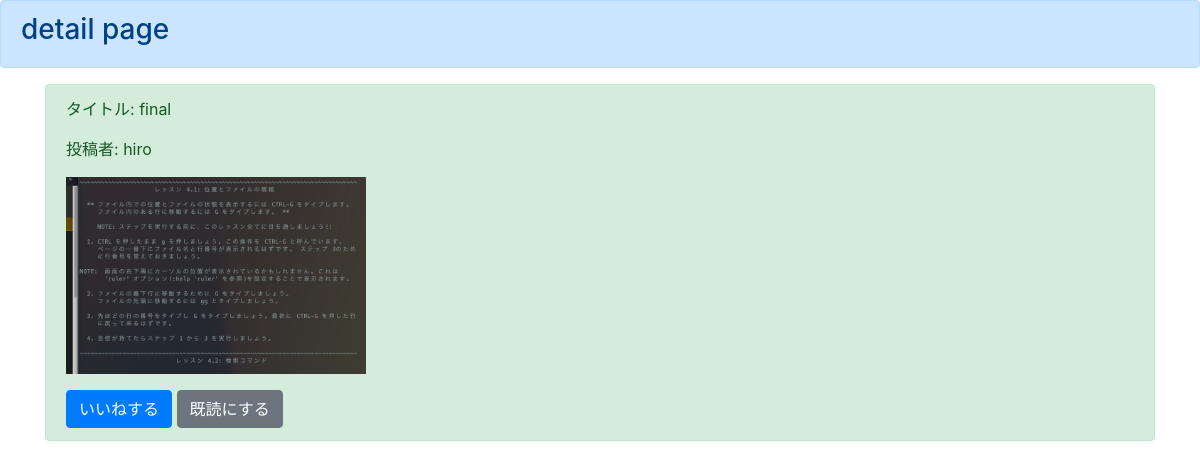
The page /detail/3 (signed in) on the database its author committed.
### boardapp/models.py (models this page shows)
class BoardModel(models.Model):
    title = models.CharField(max_length=100)
    content = models.TextField()
    author = models.CharField(max_length=50)
    snsimage = models.ImageField(upload_to='')
    good = models.IntegerField(null=True, blank=True, default=1)
    read = models.IntegerField(null=True, blank=True, default=1)
    readtext = models.TextField(null=True, blank=True, default='a')

### boardapp/views.py (the view)
# urls.py: path('detail/<int:pk>', detailfunc, name='detail'),
def detailfunc(request, pk):
    object = get_object_or_404(BoardModel, pk=pk)
    return render(request, 'detail.html', {'object': object})

### templates/detail.html
{% extends 'base.html' %}
{% block header %}
<div class="alert alert-primary" role="alert">
    <h3>detail page</h3>
</div>
{% endblock header %}
{% block content %}
{% if user.is_authenticated %}
    <div class="container">
        <div class="alert alert-success" role="alert">
            <p>タイトル: {{ object.title }}</p>
            <p>投稿者: {{ object.author }}</p>
            <p><img src="{{ object.snsimage.url }}" width=300></p>
            <a href="{% url 'good' object.pk %}" class="btn btn-primary" role="button" aria-pressed="true">いいねする</a>
            <a href="{% url 'read' object.pk %}" class="btn btn-secondary" role="button" aria-pressed="true">既読にする</a>
        </div>
    </div>
{% else %}
    please login
{% endif %}
{% endblock content %}

### rows shown on the page
BoardModel: title "final", author "hiro", snsimage (picture)
